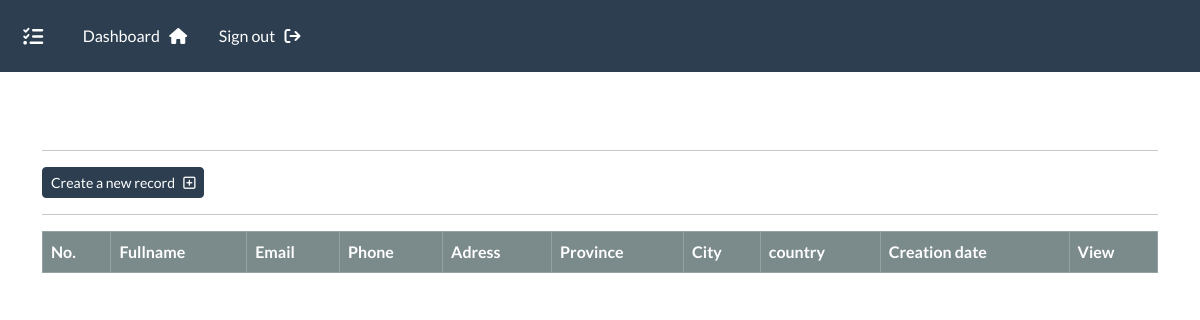
/dashboard (signed in), run on an earlier commit of the app's database.
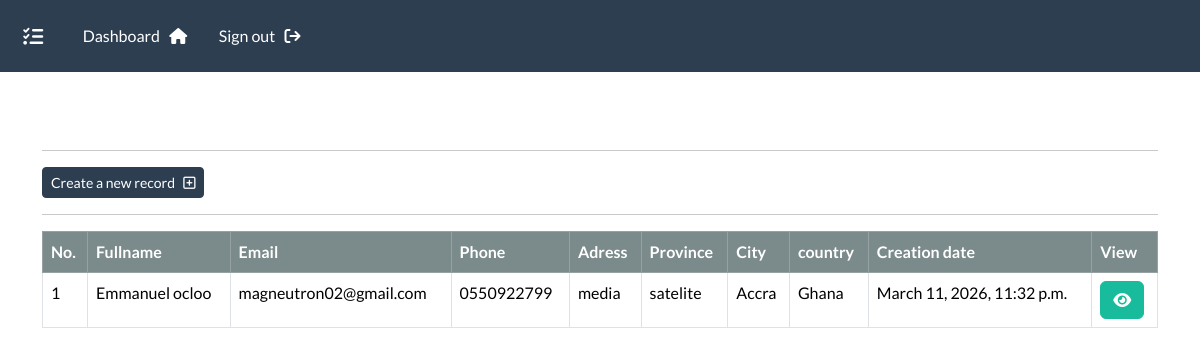
And on a later commit of the database.
### webapp/models.py (models this page shows, shortened)
class Records(models.Model):
    creation_date = models.DateTimeField(auto_now_add=True)
    first_name = models.CharField(max_length=100)
    last_name = models.CharField(max_length=100)
    email = models.CharField(max_length=100)
    phone = models.CharField(max_length=100)
    adress = models.CharField(max_length=100)
    province = models.CharField(max_length=100)
    city = models.CharField(max_length=100)
    country = models.CharField(max_length=100)

### webapp/views.py (the view)
# urls.py: path('dashboard', views.dashboard, name='dashboard'),
@login_required(login_url='my-login')
def dashboard(request):
    my_records = Records.objects.all()
    context = {'records': my_records}
    return render(request, 'webapp/dashboard.html', context=context)

### webapp/templates/webapp/dashboard.html (shortened to what this page needs)
{% extends "webapp/layout.html" %}
{% block content %}
<body>
    <h3 style=color:white;>Welcome to the dashbord!  {{user}} </h3>
    <hr>
    <a class='btn  btn-primary btn-sm' href="{% url "create-record" %}"> Create a new record &nbsp; <i class="fa-regular fa-square-plus"></i> </a>
    <hr>
        <table class='table table-hover table-bordered'>
            <thead class='table-dark'>
                <tr>
                    <th scope='col'>No.</th>
                    <th scope='col'>Fullname</th>
                    <th scope='col'>Email</th>
                    <th scope='col'>Phone</th>
                    <th scope='col'>Adress</th>
                    <th scope='col'>Province</th>
                    <th scope='col'>City</th>
                    <th scope='col'>country</th>
                    <th scope='col'>Creation date</th>
                    <th scope='col'>View</th>
                </tr>
            </thead>
            <tbody>
                {% if records %}
                {% for record in records  %}
                    <tr>
                        <td>{{ forloop.counter }}</td>
                        <td>{{record.first_name}} {{record.last_name}}</td>
                        <td>{{record.email}}</td>
                        <td>{{record.phone}}</td>
                        <td>{{record.adress}}</td>
                        <td>{{record.province}}</td>
                        <td>{{record.city}}</td>
                        <td>{{record.country}}</td>
                        <td>{{record.creation_date}}</td>
                        <td>
                            <a class='btn btn-success' href="{% url "view-record" record.id %}"> <i class="fa-sharp fa-solid fa-eye"></i>  </a>
                        </td>
                    </tr>
                {% endfor %}
                {% endif %}
            </tbody>
        </table>
</body>
{% endblock  %}

What changed in the data, as far as the page shows it:
added Records: first_name "Emmanuel", last_name "ocloo", email "magneutron02@gmail.com", phone "0550922799", adress "media", province "satelite", city "Accra", country "Ghana", creation_date "March 11, 2026, 11:32 p.m."
